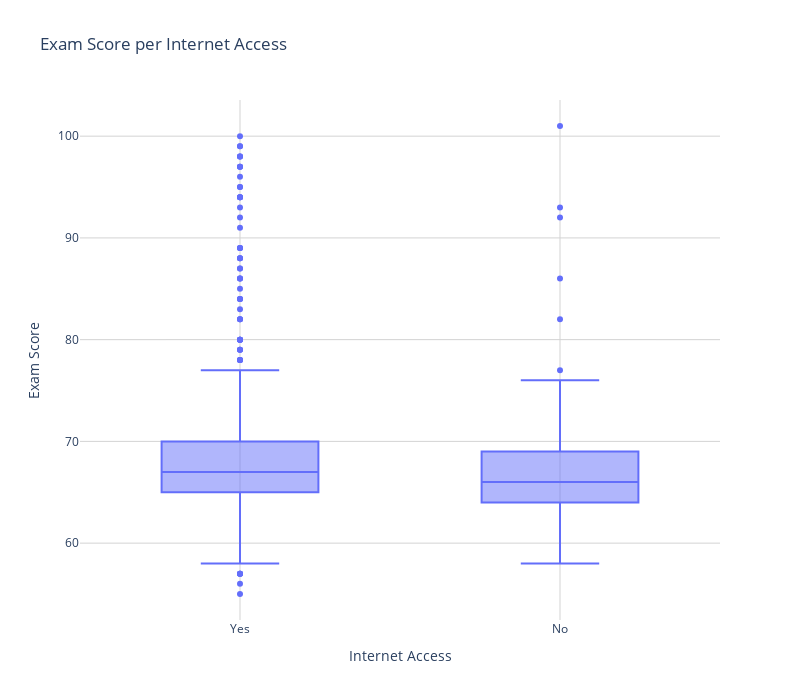

The notebook cell this image was saved under:
### Markdown cell above
#### 3.1.1 Argument 1 voor perspectief 1

Studenten met stabiele internettoegang behalen gemiddeld hogere examencijfers dan studenten met beperkte internettoegang.

### Code cell
import pandas as pd
import plotly.express as px

# Laad de dataset in
df1 = pd.read_csv("StudentPerformanceFactors.csv")

# Maak de boxplot in Plotly
fig = px.box(
    df1,
    x="Internet_Access",
    y="Exam_Score",
    # points="all",  # toont alle individuele punten
    title="Exam Score per Internet Access"
)

# Layout aanpassen
fig.update_layout(
    width=800,   # Breedte in pixels
    height=700,  # Hoogte in pixels
    xaxis_title="Internet Access", 
    yaxis_title="Exam Score",
    plot_bgcolor="white",
    xaxis=dict(showgrid=True, gridcolor="lightgrey"),
    yaxis=dict(showgrid=True, gridcolor="lightgrey")
)

# Toon de interactieve plot
fig.show()

### Figure 1 — Plotly figure (JSON) as saved in the notebook; plotly's stock layout.template omitted (floating-point values rounded to 4 significant figures; data arrays with more than 128 entries replaced by an {"elided": "..."} marker saying what was removed)
{"data": [{"alignmentgroup": "True", "hovertemplate": "Internet_Access=%{x}<br>Exam_Score=%{y}<extra></extra>", "legendgroup": "", "marker": {"color": "#636efa"}, "name": "", "notched": false, "offsetgroup": "", "orientation": "v", "showlegend": false, "type": "box", "x": {"elided": "6607 str values"}, "x0": " ", "xaxis": "x", "y": {"elided": "6607 int values"}, "y0": " ", "yaxis": "y"}], "layout": {"boxmode": "group", "height": 700, "legend": {"tracegroupgap": 0}, "plot_bgcolor": "white", "title": {"text": "Exam Score per Internet Access"}, "width": 800, "xaxis": {"anchor": "y", "domain": [0, 1], "gridcolor": "lightgrey", "showgrid": true, "title": {"text": "Internet Access"}}, "yaxis": {"anchor": "x", "domain": [0, 1], "gridcolor": "lightgrey", "showgrid": true, "title": {"text": "Exam Score"}}}}
